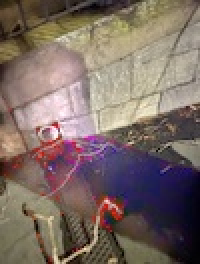
#> input picture extra_post/2411/recolored.jpg, 100 x 132 px (shown 2 times larger)
$ python extra_post.py
#> lines starting #> are read from the running program, lines starting #| are printed output that depends on the picture; after the words box and inside, x2 and y2 are one past the last pixel; in counts of white or black regions, pixels touching at a corner belong together
#> further down, recolored is the input picture: shape (132, 100, 3); mean B, G, R 101, 107.9, 124.4
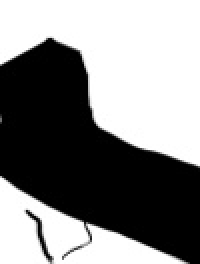
#> input picture extra_post/2411/mask.jpg, 100 x 132 px (shown 2 times larger)
### code/blend.py
from scipy import sparse
import numpy as np
from skimage import color
from skimage.filters import gaussian
import cv2
from utils import find_luminance_chrominance

from matplotlib import pyplot as plt

# [99 lines left out: functions alpha_blending, find_neighbors, poisson_blend_channel, poisson_blend, not called in this run]

def invert_mask(mask, pad=False):
    '''
    Inverts mask to work with poisson blending, pads edges so that program
    doesn't try to blend with the edges of the image.
    '''
#> called with pad = False
    one_d_mask = mask[:, :, 0]
    inverted = mask.copy().astype(np.float32)
    inverted[one_d_mask >= 127] = [0, 0, 0]
    inverted[one_d_mask < 127] = [1., 1., 1.]
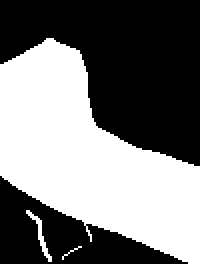
#> inverted: shape (132, 100, 3) float32 (shown 2 times larger); values 0 (black) and 1 (white), 47% white; 3 white regions (1 under 20 px), largest, box (x1, y1, x2, y2) and area: (0, 19, 100, 132) 6119, (13, 105, 26, 131) 68
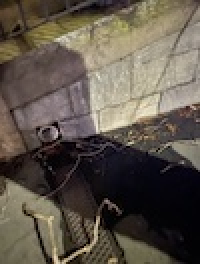
#> input picture extra_post/2411/original.jpg, 100 x 132 px (shown 2 times larger)
#> further down, original is the input picture: shape (132, 100, 3); mean B, G, R 75, 85.8, 94.5
    # inverted = gaussian(inverted, sigma=0.5)
    # inverted[inverted < 1] = 0
    if pad:
        h, w, _ = mask.shape
        inverted[:, 0:2, :] = 0
        inverted[:, w-2:w, :] = 0
        inverted[0:2, :, :] = 0
        inverted[h-2:h, :, :] = 0
    return inverted

# [22 lines left out: functions blend_gray, blend_color, not called in this run]

def blend_color_one_image(img, mask, original=None):
    '''
    Takes the image to blend in RGB [0, 255]
    and an "inverted" mask, where shadowed pixels are positive, and non-shadowed
    pixels are [0, 0, 0].

    Adjusts the shadowed pixels to match the color of the non-shadowed pixels
    '''
    bool_mask = np.full(mask.shape, True)
    bool_mask[mask == 0] = False
    img = color.rgb2lab(img / 255)
#> img: shape (132, 100, 3) float64; mean of channels 0, 1, 2 45, 2, -9.4
    non_shadowed_part = np.ma.masked_array(img, mask=bool_mask)
    shadowed_part = np.ma.masked_array(img, mask=~bool_mask)
    shadow_l, shadow_a, shadow_b = align_three_channels(shadowed_part, non_shadowed_part)
#> in align_three_channels, `im1_x, im1_y, im1_z = im1[:, :, 0], im1[:, :, 1], im1[:, :, 2]`:
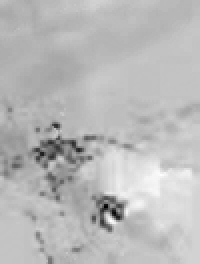
#> im1_z: shape (132, 100) float64 (shown 2 times larger); min -81.93, max 17.65, mean -9.4; drawn with min black and max white
    new_lab_shadow = np.dstack((np.clip(shadow_l, 0, 100),
                         np.clip(shadow_a, -100, 100),
                         np.clip(shadow_b, -100, 100)))
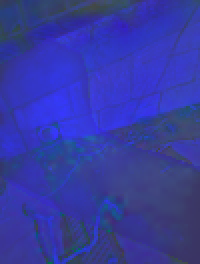
#> new_lab_shadow: shape (132, 100, 3) float64 (shown 2 times larger); mean of channels 0, 1, 2 50.1, -5.1, -8; drawn with min black and max white
    combined = np.zeros(img.shape)
    combined = np.ma.array(new_lab_shadow.filled(1) * non_shadowed_part.filled(1))
    combined = color.lab2rgb(new_lab_shadow) * 255
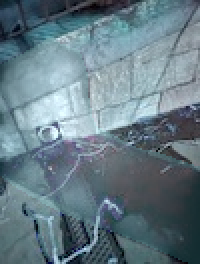
#> combined: shape (132, 100, 3) float64 (shown 2 times larger); mean R, G, B 103, 124.2, 134.2
    return combined.astype(np.uint8)
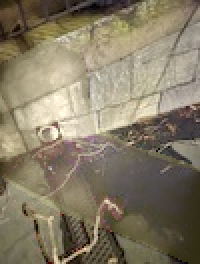
#> returned value: shape (132, 100, 3) (shown 2 times larger); mean of channels 0, 1, 2 102.5, 123.7, 133.7; drawn as B, G, R

def align_channels(ch1, ch2):
    '''
    Aligns ch1 to be with ch2
    '''
    return ((ch1 - np.mean(ch1)) / np.std(ch1)) * np.std(ch2) + np.mean(ch2)

def align_three_channels(im1, im2):
    im1_x, im1_y, im1_z = im1[:, :, 0], im1[:, :, 1], im1[:, :, 2]
    im2_x, im2_y, im2_z = im2[:, :, 0], im2[:, :, 1], im2[:, :, 2]
    return align_channels(im1_x, im2_x), \
        align_channels(im1_y, im2_y), \
        align_channels(im1_z, im2_z)

# [16 lines of commented-out code are left out]

### code/extra_post.py
import cv2
from utils import find_luminance_chrominance
import numpy as np
import matplotlib.pyplot as plt
from blend import invert_mask, poisson_blend, blend_color_one_image
from skimage import color
from skimage.filters import gaussian

def combine_luma_chroma(luma_img, chroma_img):
    luma_img = luma_img.astype(np.float32) / 255
    chroma_img = chroma_img.astype(np.float32)
    return (np.clip(luma_img * chroma_img, 0, 1) * 255).astype(np.uint8)

# [24 lines of commented-out code are left out]

recolored = cv2.imread('../extra_post/2411/recolored.jpg')
mask = invert_mask(cv2.imread('../extra_post/2411/mask.jpg'))
original = cv2.imread('../extra_post/2411/original.jpg')

blend_color_one_image(recolored, mask)
